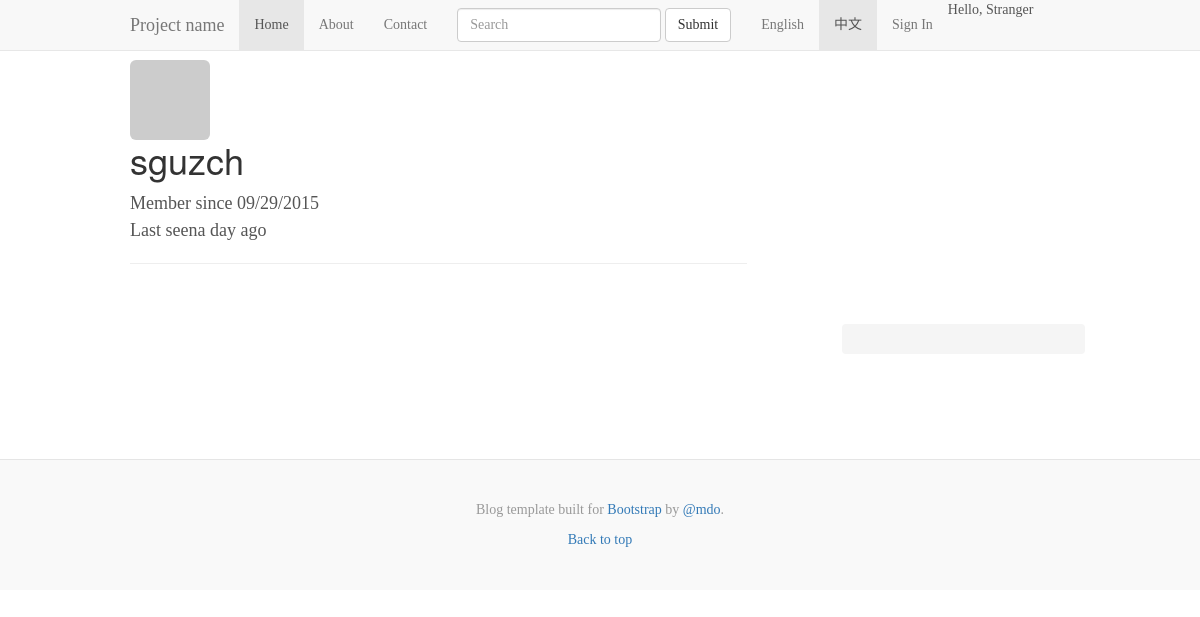
Before: /user/sguzch with the older database file.
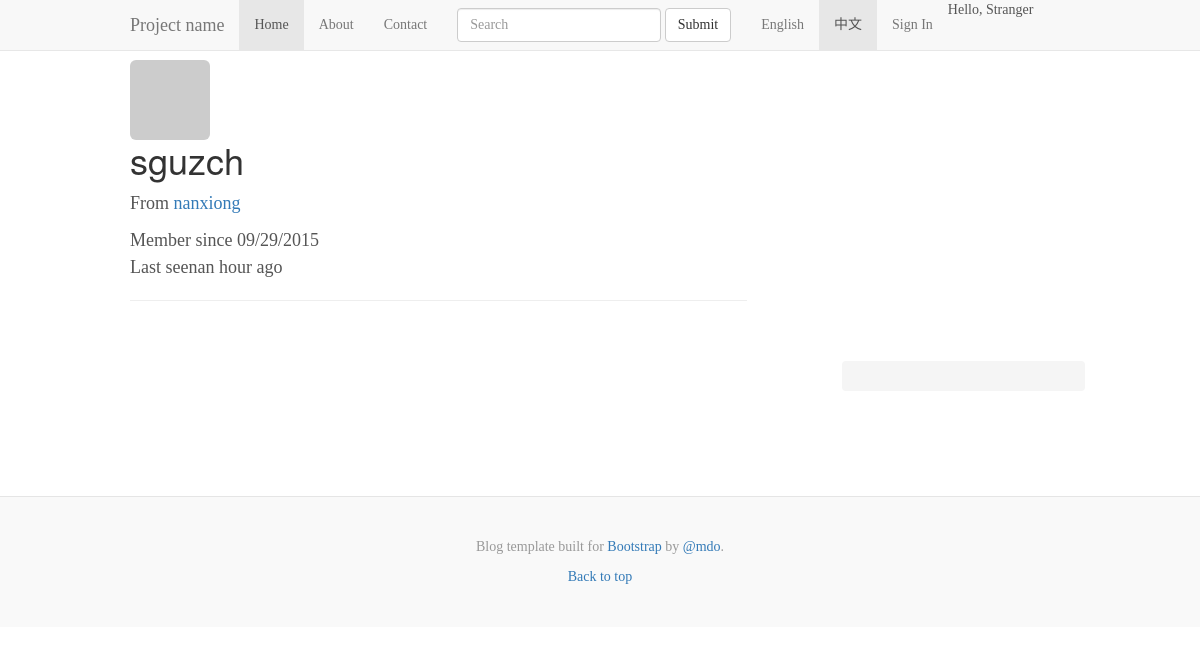
After: the same page with the newer database file.
### app/models.py (models this page shows, shortened)
class User(UserMixin, db.Model):
    __tablename__ = 'users'
    id = db.Column(db.Integer, primary_key=True)
    email = db.Column(db.String(64), unique=True, index=True)
    username = db.Column(db.String(64), unique=True, index=True)
    password_hash = db.Column(db.String(128))
    role_id = db.Column(db.Integer, db.ForeignKey('roles.id'))
    confirmed = db.Column(db.Boolean, default=False)
    name = db.Column(db.String(64))
    location = db.Column(db.String(64))
    about_me = db.Column(db.Text())
    member_since = db.Column(db.DateTime(), default=datetime.utcnow)
    last_seen = db.Column(db.DateTime(), default=datetime.utcnow)
    avatar_hash = db.Column(db.String(32))
    posts = db.relationship('Post', backref='author', lazy='dynamic')
    @property
    def password(self):
        raise AttributeError('password is not a readable attribute')
    def gravatar(self, size=100, default='identicon', rating='g'):
        if request.is_secure:
	    url = 'https://secure.gravatar.com/avatar'
	else:
	    url = 'http://www.gravatar.com/avatar'
	hash = hashlib.md5(self.email.encode('utf-8')).hexdigest()
	return '{url}/{hash}?s={size}&d={default}&r={rating}'.format(
	    url=url, hash=hash, size=size, default=default, rating=rating)

### app/main/views.py (the view)
@main.route('/user/<username>')
def user(username):
    user = User.query.filter_by(username=username).first()
    if user is None:
        abort(404)
    return render_template('user.html', user=user)

### app/auth/views.py (called while the page is built)
@auth.before_app_request
def before_request():
    if current_user.is_authenticated():
        current_user.ping()
        if not current_user.confirmed \
	        and request.endpoint[:5] != 'auth.':
	    return redirect(url_for('auth.unconfirmed'))

### app/main/__init__.py (called while the page is built)
@main.app_context_processor
def inject_permissions():
    return dict(Permission=Permission)

### app/models.py (called while the page is built)
    def is_administrator(self):
        return False

### app/templates/user.html (shortened to what this page needs)
{% extends "base.html" %}
{% block body %}
    <div class="container">
      <div class="row">
        <div class="col-sm-8 blog-main">
    {% block page_content %}
    <div class="page-header">
      <img class="img-rounded profile-thumbnail" src="{{ user.gravatar(size=256) }}">
      <h1>{{ user.username }}</h1>
      {% if user.name or user.location %}
      <p>
        {% if user.location %}
          From <a href="http://maps.google.com/?q={{ user.location }}">
	    {{ user.location }}
	  </a>
        {% endif %}
      </p>
      {% endif %}
      <p>
        Member since {{ moment(user.member_since).format('L') }}<br>
        Last seen{{ moment(user.last_seen).fromNow() }}
      </p>
    </div>
    {% endblock %}
        </div>
      </div>
    </div>
  {{ super() }}
{% endblock %}

Changed rows visible on the page:
changed User "sguzch": name empty → empty (drawn); location (not shown) → "nanxiong"; last_seen "a day ago" → "an hour ago"
Other visible differences:
text now shown: "From"
